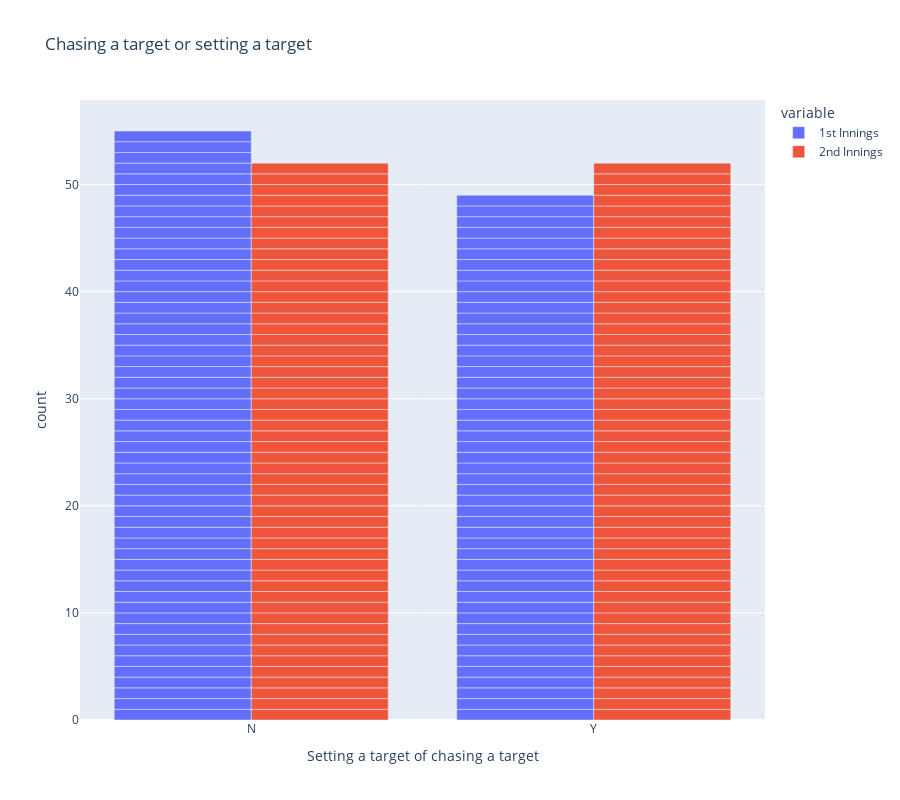

The cell this chart's notebook holds for it:
### Code cell
px.bar(asia_cup,y=['1st Innings','2nd Innings'],barmode='group',title='Chasing a target or setting a target',labels = {'value':'Setting a target of chasing a target'},height=800)

### Figure 1 — Plotly figure (JSON) as saved in the notebook; plotly's stock layout.template omitted (floating-point values rounded to 4 significant figures)
{"data": [{"alignmentgroup": "True", "hovertemplate": "variable=1st Innings<br>Setting a target of chasing a target=%{x}<br>count=%{y}<extra></extra>", "legendgroup": "1st Innings", "marker": {"color": "#636efa", "pattern": {"shape": ""}}, "name": "1st Innings", "offsetgroup": "1st Innings", "orientation": "v", "showlegend": true, "textposition": "auto", "type": "bar", "x": ["N", "N", "Y", "Y", "N", "N", "N", "N", "N", "Y", "Y", "N", "N", "N", "N", "Y", "Y", "N", "N", "Y", "Y", "N", "N", "N", "N", "Y", "Y", "N", "N", "N", "Y", "N", "N", "N", "N", "Y", "Y", "Y", "N", "Y", "Y", "Y", "Y", "Y", "Y", "Y", "N", "N", "N", "Y", "Y", "N", "Y", "Y", "Y", "Y", "Y", "Y", "N", "N", "Y", "Y", "N", "N", "N", "Y", "Y", "N", "Y", "N", "Y", "N", "Y", "Y", "Y", "N", "N", "N", "N", "Y", "Y", "N", "Y", "N", "Y", "N", "Y", "N", "N", "N", "N", "Y", "N", "Y", "Y", "N", "Y", "N", "N", "N", "Y", "N", "Y", "N"], "xaxis": "x", "y": [1, 1, 1, 1, 1, 1, 1, 1, 1, 1, 1, 1, 1, 1, 1, 1, 1, 1, 1, 1, 1, 1, 1, 1, 1, 1, 1, 1, 1, 1, 1, 1, 1, 1, 1, 1, 1, 1, 1, 1, 1, 1, 1, 1, 1, 1, 1, 1, 1, 1, 1, 1, 1, 1, 1, 1, 1, 1, 1, 1, 1, 1, 1, 1, 1, 1, 1, 1, 1, 1, 1, 1, 1, 1, 1, 1, 1, 1, 1, 1, 1, 1, 1, 1, 1, 1, 1, 1, 1, 1, 1, 1, 1, 1, 1, 1, 1, 1, 1, 1, 1, 1, 1, 1], "yaxis": "y"}, {"alignmentgroup": "True", "hovertemplate": "variable=2nd Innings<br>Setting a target of chasing a target=%{x}<br>count=%{y}<extra></extra>", "legendgroup": "2nd Innings", "marker": {"color": "#EF553B", "pattern": {"shape": ""}}, "name": "2nd Innings", "offsetgroup": "2nd Innings", "orientation": "v", "showlegend": true, "textposition": "auto", "type": "bar", "x": ["Y", "Y", "N", "N", "Y", "Y", "Y", "Y", "Y", "N", "N", "Y", "Y", "Y", "Y", "N", "N", "Y", "Y", "N", "N", "Y", "Y", "Y", "Y", "N", "N", "Y", "N", "N", "N", "Y", "Y", "Y", "Y", "N", "N", "N", "Y", "N", "N", "N", "N", "N", "N", "N", "Y", "Y", "Y", "N", "N", "Y", "N", "N", "N", "N", "N", "N", "Y", "Y", "N", "N", "Y", "Y", "Y", "N", "N", "Y", "N", "Y", "N", "Y", "N", "N", "N", "Y", "Y", "Y", "Y", "N", "N", "Y", "N", "Y", "N", "Y", "N", "Y", "Y", "Y", "Y", "N", "Y", "N", "N", "Y", "N", "Y", "Y", "Y", "N", "N", "N", "Y"], "xaxis": "x", "y": [1, 1, 1, 1, 1, 1, 1, 1, 1, 1, 1, 1, 1, 1, 1, 1, 1, 1, 1, 1, 1, 1, 1, 1, 1, 1, 1, 1, 1, 1, 1, 1, 1, 1, 1, 1, 1, 1, 1, 1, 1, 1, 1, 1, 1, 1, 1, 1, 1, 1, 1, 1, 1, 1, 1, 1, 1, 1, 1, 1, 1, 1, 1, 1, 1, 1, 1, 1, 1, 1, 1, 1, 1, 1, 1, 1, 1, 1, 1, 1, 1, 1, 1, 1, 1, 1, 1, 1, 1, 1, 1, 1, 1, 1, 1, 1, 1, 1, 1, 1, 1, 1, 1, 1], "yaxis": "y"}], "layout": {"barmode": "group", "height": 800, "legend": {"title": {"text": "variable"}, "tracegroupgap": 0}, "title": {"text": "Chasing a target or setting a target"}, "xaxis": {"anchor": "y", "domain": [0, 1], "title": {"text": "Setting a target of chasing a target"}}, "yaxis": {"anchor": "x", "domain": [0, 1], "title": {"text": "count"}}}}
